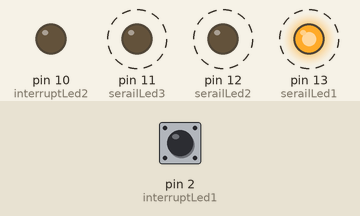
Simulated run of this sketch. Board: Arduino Uno, built with avr-gcc and run on an emulated ATmega328P. On the bench: output pins drawn as LEDs (lit = HIGH). Dashed ring = blinking. The inputs (shaded band) are chosen by the test bench; at power-on: pin 2 (interruptLed1) LOW.

Above: at 1.25 s.
1.3 s: pin 2 (interruptLed1) pulled HIGH for 0.15 s
At 1.7 s:
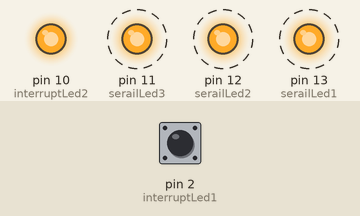
4.3 s: pin 2 (interruptLed1) pulled HIGH for 1 s
At 5.3 s:
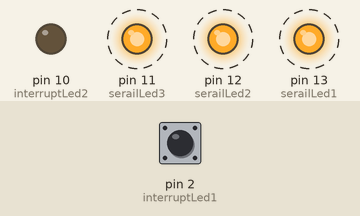
8.3 s: pin 2 (interruptLed1) pulled HIGH for 3.2 s
At 9.15 s:
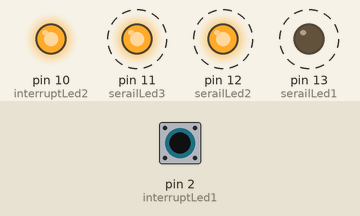
Timing chart, 0 to 19.0 s (numbered marks = the images above; inputs shaded):
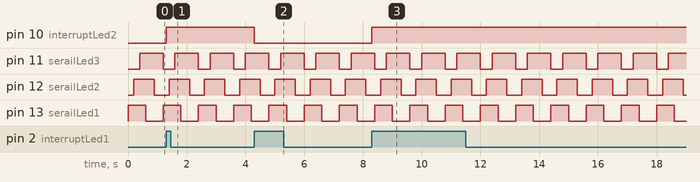

The sketch:

leds.ino
```cpp
volatile boolean ledOn = false;

//Serial leds
int serailLed1 = 13;
int serailLed2 = 12;
int serailLed3 = 11;
//Interrupt
int interruptLed1 = 2;
int interruptLed2 = 10;

void setup() {
  pinMode(serailLed1, OUTPUT);
  pinMode(serailLed2, OUTPUT);
  pinMode(serailLed3, OUTPUT);

  pinMode(interruptLed1, INPUT);
  pinMode(interruptLed2, OUTPUT);

  //Event Handlers
  attachInterrupt(0, onInterruptPressed, RISING); // 0 stands for  pin 2, supposedly...
  //attachInterrupt(0, onInterruptPressed, FALLING); // TODO do more research
}

void onInterruptPressed() {
  if (ledOn) {
    ledOn = false;
    digitalWrite(interruptLed2, LOW);
  } else {
    ledOn = true;
    digitalWrite(interruptLed2, HIGH);
  }
}

void loop() {
  digitalWrite(serailLed1, HIGH);    // turn on LED1
  delay(200);                  // wait for 200ms
  digitalWrite(serailLed2, HIGH);    // turn on LED2
  delay(200);                  // wait for 200ms
  digitalWrite(serailLed3, HIGH);    // turn on LED3
  delay(200);                  // wait for 200ms
  digitalWrite(serailLed1, LOW);     // turn off LED1
  delay(300);                  // wait for 300ms
  digitalWrite(serailLed2, LOW);     // turn off LED2
  delay(300);                  // wait for 300ms
  digitalWrite(serailLed3, LOW);     // turn off LED3
}
```

Measured:
- after the input at 1.3 s, pin 10 (interruptLed2): LOW → HIGH at once
- after the input at 4.3 s, pin 10 (interruptLed2): HIGH → LOW at once
- after the input at 8.3 s, pin 10 (interruptLed2): LOW → HIGH at once
- by itself, pin 11 (serailLed3): alternates HIGH for 0.80 s and LOW for 0.40 s
- by itself, pin 12 (serailLed2): alternates HIGH for 0.70 s and LOW for 0.50 s
- by itself, pin 13 (serailLed1): alternates HIGH for 0.60 s and LOW for 0.60 s
